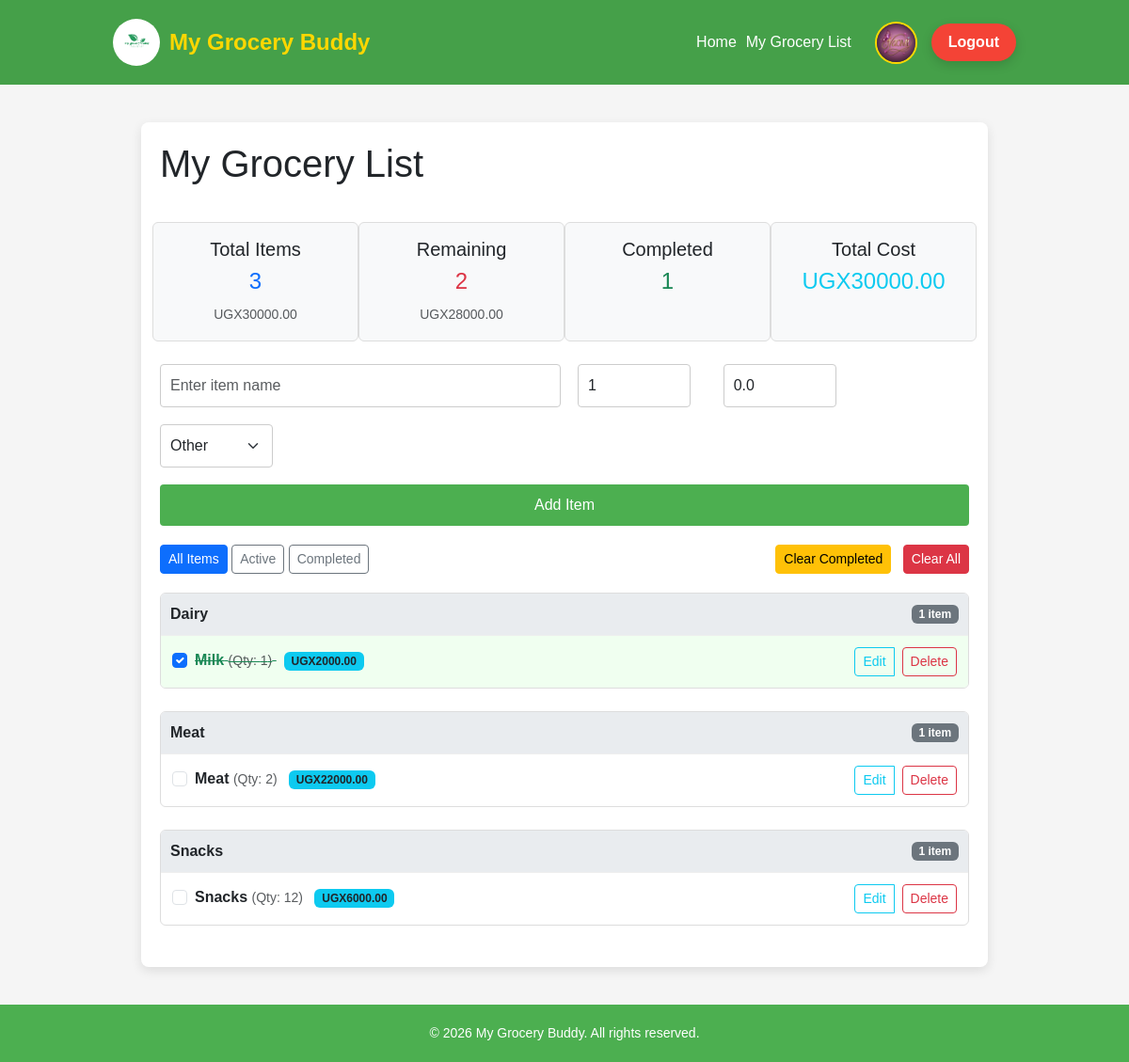
Screenshot of /grocerys/ (signed in) with the database file from the repository.
### users/models.py (models this page shows, shortened)
class CustomUser(AbstractBaseUser, PermissionsMixin):
    email = models.EmailField(unique=True)
    full_name = models.CharField(max_length=100)
    is_active = models.BooleanField(default=True)
    is_staff = models.BooleanField(default=False)
    groups = models.ManyToManyField(
        Group,
        related_name='customuser_set',
        blank=True,
        help_text='Groups this user belongs to',
        verbose_name='groups'
    )
    user_permissions = models.ManyToManyField(
        Permission,
        related_name='customuser_set_permissions',
        blank=True,
        help_text='Specific permissions for this user',
        verbose_name='user permissions'
    )
    objects = CustomUserManager()
    USERNAME_FIELD = 'email'
    REQUIRED_FIELDS = ['full_name']

### main/models.py (models this page shows, shortened)
class Profile(models.Model):
    user = models.OneToOneField(
        settings.AUTH_USER_MODEL,
        on_delete=models.CASCADE
    )
    image = models.ImageField(upload_to='profile_pics/', default='default.png')

### grocerys/models.py (models this page shows, shortened)
class Task(models.Model):
    user = models.ForeignKey(settings.AUTH_USER_MODEL, on_delete=models.CASCADE)
    title = models.CharField(max_length=200)
    quantity = models.IntegerField(default=1)
    category = models.CharField(max_length=100, choices=CATEGORY_CHOICES, default='Other')
    price = models.DecimalField(max_digits=10, decimal_places=2, default=0.00)
    complete = models.BooleanField(default=False)
    created_at = models.DateTimeField(auto_now_add=True)
    updated_at = models.DateTimeField(auto_now=True)
    class Meta:
        ordering = ['-created_at']

### grocerys/views.py (the view)
# urls.py: path('', views.grocery_list, name='list_items'),  # main grocery list
@login_required
def grocery_list(request):
    filter_type = request.GET.get('filter', 'all')
    user = request.user
    base_query = Task.objects.filter(user=user)
    if filter_type == 'completed':
        items = base_query.filter(complete=True).order_by('category', 'title')
    elif filter_type == 'active':
        items = base_query.filter(complete=False).order_by('category', 'title')
    else:
        items = base_query.order_by('category', 'title')
    all_items_for_modal = base_query.order_by('title')
    total_count = all_items_for_modal.count()
    completed_count = all_items_for_modal.filter(complete=True).count()
    remaining_count = total_count - completed_count
    total_price = all_items_for_modal.aggregate(Sum('price'))['price__sum'] or 0
    remaining_price = all_items_for_modal.filter(complete=False).aggregate(Sum('price'))['price__sum'] or 0
    grouped_items = {}
    for category_code, category_name in CATEGORY_CHOICES:
        category_items = items.filter(category=category_code)
        if category_items.exists():
            grouped_items[category_name] = category_items
    if not grouped_items and items.exists():
        grouped_items['All Items'] = items
    context = {
        'form': TaskForm(),
        'grouped_items': grouped_items,
        'all_items': all_items_for_modal,
        'total_count': total_count,
        'completed_count': completed_count,
        'remaining_count': remaining_count,
        'total_price': total_price,
        'remaining_price': remaining_price,
        'filter': filter_type,
        'categories': CATEGORY_CHOICES,
    }
    return render(request, 'grocery_list.html', context)

### grocerys/forms.py
class TaskForm(forms.ModelForm):
    class Meta:
        model = Task
        fields = ['title', 'quantity', 'category', 'price', 'complete']
        widgets = {
            'title': forms.TextInput(attrs={
                'class': 'form-control',
                'placeholder': 'Enter item name'
            }),
            'quantity': forms.NumberInput(attrs={
                'class': 'form-control',
                'min': 1
            }),
            'category': forms.Select(attrs={
                'class': 'form-control'
            }),
            'price': forms.NumberInput(attrs={
                'class': 'form-control',
                'placeholder': '0.00',
                'step': '0.01'
            }),
            'complete': forms.CheckboxInput(attrs={
                'class': 'form-check-input'
            }),
        }

### grocerys/templates/grocery_list.html (shortened to what this page needs)
{% load static %}
{% load widget_tweaks %}
<!DOCTYPE html>
<html lang="en">
<head>
  <link href="https://cdn.jsdelivr.net/npm/bootstrap@5.3.2/dist/css/bootstrap.min.css" rel="stylesheet">
</head>
<body>
<header>
  <div class="logo">
    <img src="{% static 'images/1.png' %}" alt="Grocery Buddy Logo">
    <span>My Grocery Buddy</span>
  </div>
  <nav>
    <a href="{% url 'main:home' %}">Home</a>
    <a href="{% url 'grocery:list_items' %}">My Grocery List</a>
    <img id="openProfileModal"
           src="{{ request.user.profile.image.url|default:'/static/images/default-profile.png' }}"
           class="nav-profile-pic"
           alt="Profile">
    <form method="post" action="{% url 'users:logout' %}" class="logout-form">
      <button type="submit" class="logout-btn">Logout</button>
    </form>
  </nav>
</header>
<div class="task-container">
  <div class="header">
    <h1>My Grocery List</h1>
  </div>
  <div class="row text-center mb-4 g-3">
    <div class="col-6 col-md-3 stats-card">
      <h5>Total Items</h5>
      <p class="h4 text-primary">{{ total_count|default:0 }}</p>
      <small class="text-muted">UGX{{ total_price|floatformat:2 }}</small>
    </div>
    <div class="col-6 col-md-3 stats-card">
      <h5>Remaining</h5>
      <p class="h4 text-danger">{{ remaining_count|default:0 }}</p>
      <small class="text-muted">UGX{{ remaining_price|floatformat:2 }}</small>
    </div>
    <div class="col-6 col-md-3 stats-card">
      <h5>Completed</h5>
      <p class="h4 text-success">{{ completed_count|default:0 }}</p>
    </div>
    <div class="col-6 col-md-3 stats-card">
      <h5>Total Cost</h5>
      <p class="h4 text-info">UGX{{ total_price|floatformat:2 }}</p>
    </div>
  </div>
  <form method="post" class="task-form row g-2" action="{% url 'grocery:add_item' %}">
    <div class="col-md-6">{{ form.title|add_class:"form-control" }}</div>
    <div class="col-md-2">{{ form.quantity|add_class:"form-control" }}</div>
    <div class="col-md-2">{{ form.price|add_class:"form-control" }}</div>
    <div class="col-md-2">{{ form.category|add_class:"form-select" }}</div>
    <div class="col-12"><button type="submit" class="add-btn w-100">Add Item</button></div>
  </form>
  <div class="d-flex justify-content-between align-items-center mb-3 flex-wrap gap-2">
    <div>
      <a href="{% url 'grocery:list_items' %}" class="btn {% if not filter or filter == 'all' %}btn-primary{% else %}btn-outline-secondary{% endif %} btn-sm">All Items</a>
      <a href="{% url 'grocery:list_items' %}?filter=active" class="btn {% if filter == 'active' %}btn-primary{% else %}btn-outline-secondary{% endif %} btn-sm">Active</a>
      <a href="{% url 'grocery:list_items' %}?filter=completed" class="btn {% if filter == 'completed' %}btn-primary{% else %}btn-outline-secondary{% endif %} btn-sm">Completed</a>
    </div>
    <div>
      <form method="post" action="{% url 'grocery:clear_completed' %}" style="display:inline;" onsubmit="return confirm('Are you sure you want to clear all completed items?');">{% csrf_token %}
        <button type="submit" class="btn btn-warning btn-sm me-2">Clear Completed</button>
      </form>
      <form method="post" action="{% url 'grocery:clear_all' %}" style="display:inline;" onsubmit="return confirm('WARNING: Are you sure you want to clear ALL items?');">{% csrf_token %}
        <button type="submit" class="btn btn-danger btn-sm">Clear All</button>
      </form>
    </div>
  </div>
  {% if grouped_items %}
    {% for category, items in grouped_items.items %}
      <div class="category-group mb-4">
        <div class="category-header">
          <span>{{ category }}</span>
          <span class="badge bg-secondary">{{ items|length }} item{{ items|length|pluralize }}</span>
        </div>
        <ul class="task-list">
          {% for item in items %}
          <li class="task-item {% if item.complete %}completed{% endif %}">
            <div class="item-details">
              <form method="post" action="{% url 'grocery:toggle_complete' item.id %}">
                <div class="form-check">
                  <input class="form-check-input" type="checkbox" {% if item.complete %}checked{% endif %} onchange="this.form.submit()">
                  <label class="form-check-label {% if item.complete %}text-success text-decoration-line-through{% endif %}">
                    <strong>{{ item.title }}</strong> <small class="text-muted">(Qty: {{ item.quantity }})</small>
                    <span class="badge bg-info text-dark ms-2">UGX{{ item.price|floatformat:2 }}</span>
                  </label>
                </div>
              </form>
            </div>
            <div class="btn-group">
              <button type="button" class="btn btn-sm btn-outline-info" data-bs-toggle="modal" data-bs-target="#editModal{{ item.id }}">Edit</button>
              <form method="post" action="{% url 'grocery:delete_item' item.id %}" onsubmit="return confirm('Delete {{ item.title }}?');">
                <button type="submit" class="btn btn-sm btn-outline-danger ms-2">Delete</button>
              </form>
            </div>
          </li>
          {% endfor %}
        </ul>
      </div>
    {% endfor %}
  {% else %}
    <div class="alert alert-info text-center">Your grocery list is empty! Add an item above.</div>
  {% endif %}
</div>
<footer class="footer">
  <div class="container">
    <p class="mb-0">&copy; {% now "Y" %} My Grocery Buddy. All rights reserved.</p>
  </div>
</footer>
</body>
</html>

### grocerys/templates/grocery_list.html (style rules this page uses)
body { background-color: #f5f5f5; font-family: 'Poppins', sans-serif;ns-serif; margin: 0; padding: 0; }
a { text-decoration: none; }
header { display: flex; justify-content: space-between; align-items: center; padding: 20px 10%; background-color: #45a049; color: white; position: sticky; top: 0; z-index: 1000; flex-wrap: wrap; }
.logo { display: flex; align-items: center; gap: 10px; font-size: 1.5rem; font-weight: bold; color: #ffd700; }
.logo img { width: 50px; height: 50px; border-radius: 50%; object-fit: cover; transition: transform 0.3s; }
header nav { display: flex; align-items: center; gap: 10px; flex-wrap: wrap; }
header nav a { color: white; font-weight: 500; transition: color 0.3s; }
.logout-form { display: inline; }
.logout-btn { background-color: #f44336; border: none; padding: 8px 18px; border-radius: 30px; color: white; font-weight: 600; cursor: pointer; transition: background-color 0.3s, transform 0.3s, box-shadow 0.3s; box-shadow: 0 4px 12px rgba(0,0,0,0.15); margin-left: 5px; }
.nav-profile-pic { width: 45px; height: 45px; border-radius: 50%; object-fit: cover; border: 2px solid #ffd700; cursor: pointer; margin-left: 15px; transition: transform 0.3s; }
.task-container { max-width: 900px; margin: 40px auto; padding: 20px; background: white; border-radius: 8px; box-shadow: 0 4px 12px rgba(0, 0, 0, 0.1); }
.header { display: flex; justify-content: space-between; align-items: center; margin-bottom: 30px; flex-wrap: wrap; gap: 15px; }
.stats-card { padding: 1rem; background-color: #f8f9fa; border: 1px solid #ddd; border-radius: 6px; }
.task-form { display: flex; flex-wrap: wrap; gap: 10px; margin-bottom: 20px; }
.task-form input, .task-form select { padding: 10px; border: 1px solid #ccc; border-radius: 4px; }
.task-form input[name="title"] { flex-grow: 3; }
.task-form input[name="quantity"], .task-form input[name="price"], .task-form select[name="category"] { width: 120px; flex-grow: 0; }
.add-btn { background-color: #4CAF50; color: white; border: none; padding: 10px 20px; border-radius: 4px; cursor: pointer; transition: background-color 0.3s; }
.category-group { margin-top: 20px; border: 1px solid #ddd; border-radius: 6px; overflow: hidden; }
.category-header { background-color: #e9ecef; padding: 10px; font-weight: bold; display: flex; justify-content: space-between; align-items: center; }
.task-list { list-style: none; padding: 0; margin: 0; }
.task-item { display: flex; justify-content: space-between; align-items: center; padding: 12px; border-top: 1px solid #eee; }
.item-details { display: flex; align-items: center; flex-grow: 1; }
.completed { background-color: #f0fff0; }
.footer { background-color: #4CAF50; color: white; text-align: center; padding: 20px 0; margin-top: 40px; font-size: 14px; }

### rows the page displays
CustomUser: user.profile.image (picture)
Task: complete "☑", title "Milk", quantity "1", price "2000.00"
Task: title "Meat", quantity "2", price "22000.00"
Task: title "Snacks", quantity "12", price "6000.00"

### other values shown
{{ total_count|default:0 }} "3"
{{ total_price|floatformat:2 }} "30000.00"
{{ remaining_count|default:0 }} "2"
{{ remaining_price|floatformat:2 }} "28000.00"
{{ completed_count|default:0 }} "1"
{{ category }} "Dairy" "Meat" "Snacks"
{{ items|length }} "1" "1" "1"
